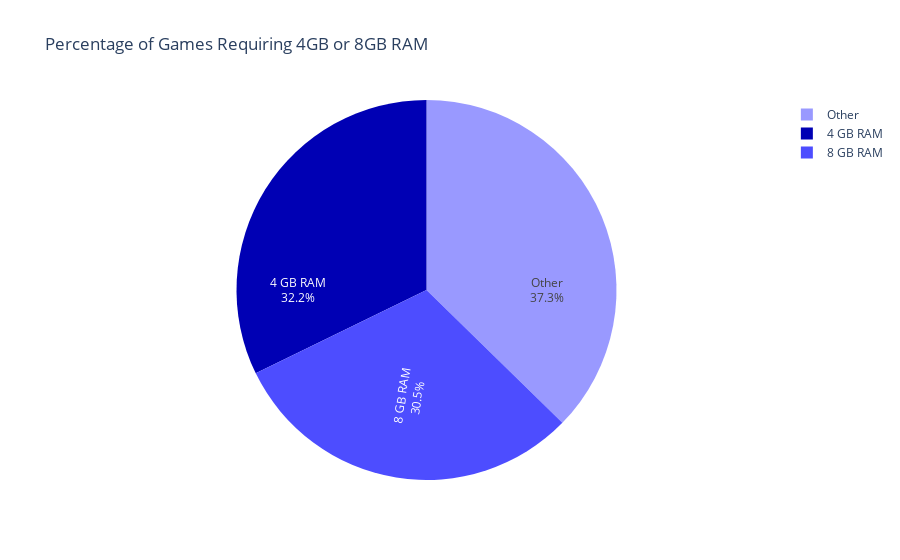

Here is the notebook cell this chart was saved with:
### Code cell
import plotly.graph_objects as go

labels = ['4 GB RAM', '8 GB RAM', 'Other']

values = [games_4gb, games_8gb, total_games - games_4gb - games_8gb]

fig = go.Figure(
    data=[
        go.Pie(
            labels=labels,
            values=values,
            textinfo='label+percent',
            insidetextorientation='radial',
            marker=dict(colors=['#0000b4', '#4d4dff', '#9999ff'])
        )
    ]
)

fig.update_layout(
    title='Percentage of Games Requiring 4GB or 8GB RAM',
    template='plotly_white'
)

fig.show()

### Figure 1 — Plotly figure (JSON) as saved in the notebook; plotly's stock layout.template omitted (floating-point values rounded to 4 significant figures)
{"data": [{"insidetextorientation": "radial", "labels": ["4 GB RAM", "8 GB RAM", "Other"], "marker": {"colors": ["#0000b4", "#4d4dff", "#9999ff"]}, "textinfo": "label+percent", "type": "pie", "values": [2525, 2386, 2924]}], "layout": {"title": {"text": "Percentage of Games Requiring 4GB or 8GB RAM"}}}
